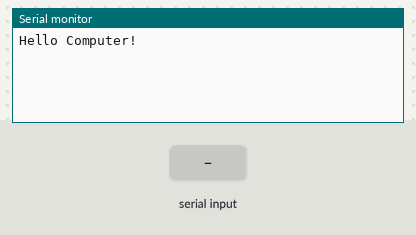
Simulated run of this sketch. Board: Arduino Mega 2560, built with avr-gcc and run on an emulated ATmega2560. Parts: the last lines printed to the serial monitor. The inputs (shaded band) are chosen by the test bench.

Above: at 1.2 s.
1.3 s: "1\n" received over the second serial link
At 2.2 s:
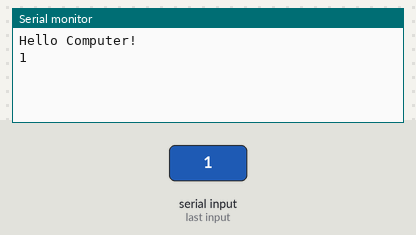
2.8 s: "0\n" received over the second serial link
At 3.4 s:
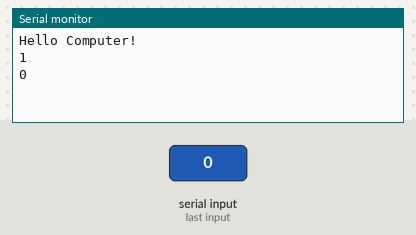

Measured:
- after the input at 1.3 s, the serial monitor: prints a new line at once (image 1)
- after the input at 2.8 s, the serial monitor: prints a new line at once (image 2)

The sketch:

Uno4.3.ino
```cpp
// Library and Object Setup
#include <SoftwareSerial.h>
SoftwareSerial mySerial(2, 3); // RX, TX <- Check this
// Variable Intialization
unsigned long time = 0;
unsigned long time_old = 0;
unsigned long t_ms = 0;
float t = 0;
float t_old = 0;
// int servoAngle;
// int LEDval =0;
// int potInput = 0;

void setup()  {
  // Open serial communications with computer and wait for port to open:
  Serial.begin(57600);  // make sure to also select this baud rate in your Serial Monitor window
  // Print a message to the computer through the USB
  Serial.println("Hello Computer!");
  // Open serial communications with the other Arduino board
  mySerial.begin(115200);  // this needs to match the Serial1 baud rate in MegaReceiving
  // for wireless comms, it also needs to match the Xbee firmware setting of 115200
  // Send a message to the other Arduino board
  mySerial.print("Hello Mega Arduino!");
}

void loop(){
  // t_ms = millis();
  // t = float(t_ms) / 1000.0;
  //Blink an LED without delay func
  // if (t-t_old>1){
  //   if(LEDval==0){
  //     LEDval = 1;
  //   } else{
  //     LEDval = 0;
  //   }
  //   t_old = t;
  // }
  // potInput = analogRead(A0);
  // servoAngle = int(map(potInput, 0 ,1023,0,179));
  //servoAngle = int(125*sin(t))+127;
  //mySerial.write(255);
  // mySerial.write(LEDval);
  // mySerial.write(servoAngle);
  if (Serial.available()) {
     mySerial.println(Serial.readStringUntil('\n'));
  }
  if (mySerial.available()) {
    Serial.println(mySerial.readStringUntil('\n'));
  }
  delay(20);
}
```
